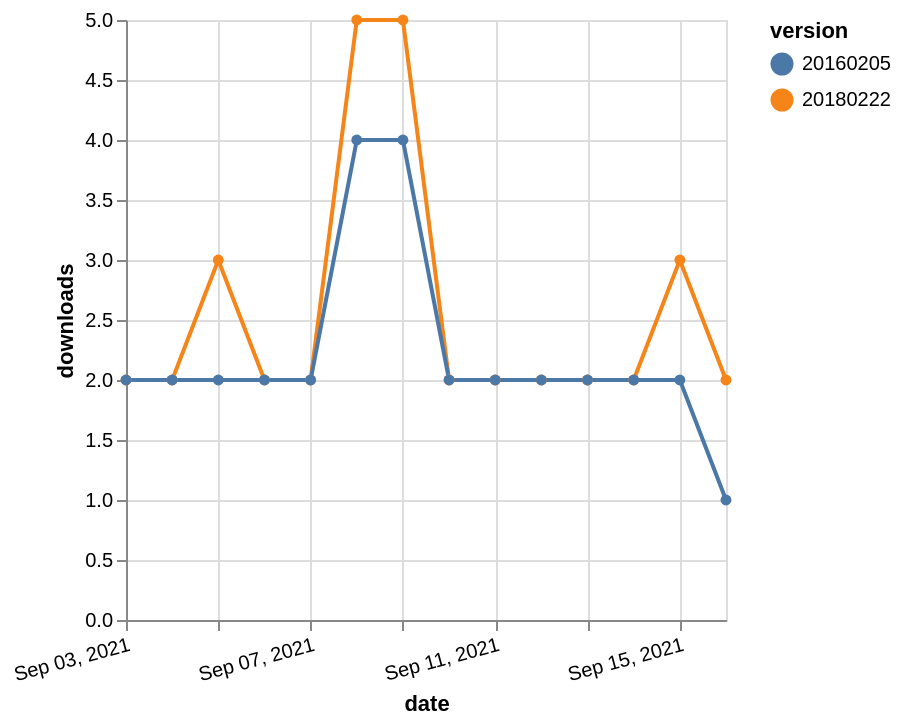

Write the Vega-Lite specification saved for this chart.
### Vega-Lite specification from a JSON file in a GitHub repository (floating-point values rounded to 4 significant figures)
{"$schema": "https://vega.github.io/schema/vega-lite/v5.json", "description": "A simple bar chart with embedded data.", "data": {"values": [{"date": "2021-09-03", "total": 2568, "delta": 2, "version": "20180222"}, {"date": "2021-09-04", "total": 2570, "delta": 2, "version": "20180222"}, {"date": "2021-09-05", "total": 2573, "delta": 3, "version": "20180222"}, {"date": "2021-09-06", "total": 2575, "delta": 2, "version": "20180222"}, {"date": "2021-09-07", "total": 2577, "delta": 2, "version": "20180222"}, {"date": "2021-09-08", "total": 2582, "delta": 5, "version": "20180222"}, {"date": "2021-09-09", "total": 2587, "delta": 5, "version": "20180222"}, {"date": "2021-09-10", "total": 2589, "delta": 2, "version": "20180222"}, {"date": "2021-09-11", "total": 2591, "delta": 2, "version": "20180222"}, {"date": "2021-09-12", "total": 2593, "delta": 2, "version": "20180222"}, {"date": "2021-09-13", "total": 2595, "delta": 2, "version": "20180222"}, {"date": "2021-09-14", "total": 2597, "delta": 2, "version": "20180222"}, {"date": "2021-09-15", "total": 2600, "delta": 3, "version": "20180222"}, {"date": "2021-09-16", "total": 2602, "delta": 2, "version": "20180222"}, {"date": "2021-09-03", "total": 2849, "delta": 2, "version": "20160205"}, {"date": "2021-09-04", "total": 2851, "delta": 2, "version": "20160205"}, {"date": "2021-09-05", "total": 2853, "delta": 2, "version": "20160205"}, {"date": "2021-09-06", "total": 2855, "delta": 2, "version": "20160205"}, {"date": "2021-09-07", "total": 2857, "delta": 2, "version": "20160205"}, {"date": "2021-09-08", "total": 2861, "delta": 4, "version": "20160205"}, {"date": "2021-09-09", "total": 2865, "delta": 4, "version": "20160205"}, {"date": "2021-09-10", "total": 2867, "delta": 2, "version": "20160205"}, {"date": "2021-09-11", "total": 2869, "delta": 2, "version": "20160205"}, {"date": "2021-09-12", "total": 2871, "delta": 2, "version": "20160205"}, {"date": "2021-09-13", "total": 2873, "delta": 2, "version": "20160205"}, {"date": "2021-09-14", "total": 2875, "delta": 2, "version": "20160205"}, {"date": "2021-09-15", "total": 2877, "delta": 2, "version": "20160205"}, {"date": "2021-09-16", "total": 2878, "delta": 1, "version": "20160205"}]}, "width": "container", "mark": {"type": "line", "point": {"filled": true}}, "encoding": {"x": {"field": "date", "type": "temporal", "timeUnit": "yearmonthdate", "title": "date", "axis": {"labelAngle": -15}}, "y": {"field": "delta", "type": "quantitative", "title": "downloads"}, "color": {"field": "version", "type": "nominal"}, "tooltip": {"field": "delta"}}}
